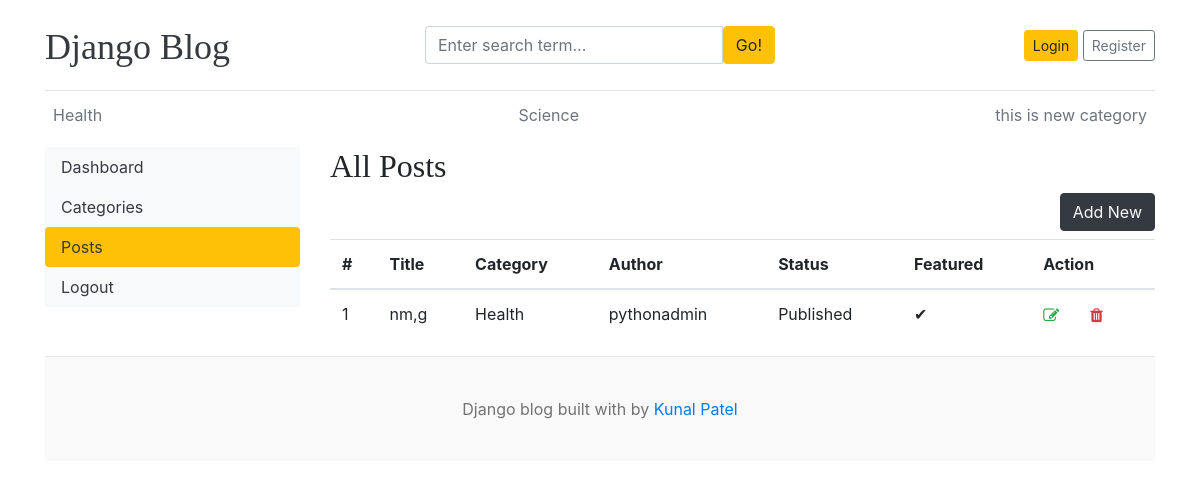
The app's page /dashboard/posts/ with its own data.
### blogs/models.py (models this page shows, shortened)
class Category(models.Model):
    category_name = models.CharField(max_length=50, unique=True)
    created_at = models.DateTimeField(auto_now_add=True)
    updated_at = models.DateTimeField(auto_now=True)
    class Meta:
        verbose_name_plural = 'categories'
    def __str__(self):
        return self.category_name

class Blog(models.Model):
    title = models.CharField(max_length=100)
    slug = models.SlugField(max_length=150, unique=True, blank=True)
    category = models.ForeignKey(Category, on_delete=models.CASCADE)
    author = models.ForeignKey(User, on_delete=models.CASCADE)
    featured_image = models.ImageField(upload_to='uploads/%Y/%m/%d')
    short_description = models.TextField(max_length=500)
    blog_body = models.TextField(max_length=2000)
    status = models.CharField(max_length=20, choices=STATUS_CHOICES, default="Draft")
    is_featured = models.BooleanField(default=False)
    created_at = models.DateTimeField(auto_now_add=True)
    updated_at = models.DateTimeField(auto_now=True)

### dashboards/views.py (the view)
# urls.py: path('posts/', views.posts, name='posts'),
def posts(request):
    posts = Blog.objects.all()
    context = {
        'posts': posts,
    }
    return render(request, 'dashboard/posts.html', context)

### blogs/context_processors.py (called while the page is built)
def get_categories(request):
    categories = Category.objects.all()
    return dict(categories=categories)

def get_social_links(request):
    social_links  = SocialLink.objects.all()
    return dict(social_links=social_links)

### templates/dashboard/posts.html (shortened to what this page needs)
{% extends 'base.html' %}
{% block content %}
<div class="row">
  {% include 'dashboard/sidebar.html' %}
  <div class="col-md-9">
    <h2>All Posts</h2>
    <a href="{% url 'add_post' %}" class="btn btn-dark text-light float-right mb-2">Add New</a>
    <table class="table table-hover">
      <thead>
        <tr>
          <th>#</th>
          <th>Title</th>
          <th>Category</th>
          <th>Author</th>
          <th>Status</th>
          <th>Featured</th>
          <th>Action</th>
        </tr>
      </thead>
      <tbody>
        {% for post in posts %}
        <tr>
          <td>{{ forloop.counter }}</td>
          <td>{{ post.title }}</td>
          <td>{{ post.category }}</td>
          <td>{{ post.author }}</td>
          <td>{{ post.status }}</td>
          <td>{% if post.is_featured %}✔{% else %}✘{% endif %}</td>
          <td>
            <a href="{% url 'edit_post' post.id %}">
              <i class="fa fa-edit text-success"></i>
            </a>
            <form action="{% url 'delete_post' post.id %}" method="post" style="display:inline;">
              <button type="submit" style="border:none; background:none;">
                <i class="fa fa-trash text-danger"></i>
              </button>
            </form>
          </td>
        </tr>
        {% empty %}
        <tr>
          <td colspan="7" class="text-center">No posts found.</td>
        </tr>
        {% endfor %}
      </tbody>
    </table>
  </div>
</div>
{% endblock %}

### templates/base.html (shortened to what this page needs)
{% load static %}
<!DOCTYPE html>
<html lang="en">
<head>
    <link href="https://getbootstrap.com/docs/4.0/dist/css/bootstrap.min.css" rel="stylesheet">
    <link href="{% static 'css/blog.css' %}" rel="stylesheet">
    <link rel="stylesheet" href="https://cdnjs.cloudflare.com/ajax/libs/font-awesome/4.7.0/css/font-awesome.min.css">
</head>
<body>
    <div class="container">
      <header class="blog-header py-3">
        <div class="row flex-nowrap justify-content-between align-items-center">
          <div class="col-4 pt-1">
            <a class="blog-header-logo text-dark" href="/">Django Blog</a>
          </div>
          <div class="col-4">
            <form action="{% url 'search' %}" method="GET">
                <div class="input-group">
                    <input class="form-control" type="text"  name="keyword" placeholder="Enter search term..." aria-label="Enter search term..." aria-describedby="button-search" />
                    <button type="submit" class="btn btn-warning" id="button-search" type="button">Go!</button>
                  </div>
            </form>
          </div>
        <div class="col-4 d-flex justify-content-end align-items-center">
    {% if not user.is_authenticated %}
    <a class="btn btn-sm btn-warning" href="{% url 'login' %}">Login</a> &nbsp;
    <a class="btn btn-sm btn-outline-secondary" href="{% url 'register' %}">Register</a>
    {% else %}
    <span><a href="{% url 'dashboard' %}">Dashboard</a></span>
    &emsp;
    <span><a href="{% url 'logout' %}">Logout</a></span>
    {% endif %}
</div>
        </div>
      </header>
      <div class="nav-scroller py-1 mb-2">
        <nav class="nav d-flex justify-content-between">
          {% for cat in categories %}
          <a class="p-2 text-muted" href="{% url 'posts_by_category' cat.id %}">{{ cat.category_name }}</a>
          {% endfor %}
        </nav>
      </div>
      {% block content %}
      {% endblock %}
    <footer class="blog-footer">
      <p>Django blog built with by <a href="#">Kunal Patel</a></p>
    </footer>
    </body>
</html>

### blog_main/static/css/blog.css (style rules this page uses)
.blog-header { border-bottom: 1px solid #e5e5e5; }
.blog-header-logo { font-family: "Playfair Display", Georgia, "Times New Roman", serif; font-size: 2.25rem; }
h1, h2, h3, h4, h5, h6 { font-family: "Playfair Display", Georgia, "Times New Roman", serif; }
.blog-footer { padding: 2.5rem 0; color: #727272; text-align: center; background-color: #f9f9f9; border-top: .05rem solid #e5e5e5; }
.blog-footer p:last-child { margin-bottom: 0; }

### records on screen
Category: category_name "Health"
Category: category_name "Science"
Category: category_name "this is new category"
Blog: title "nm,g", category "Health", author "pythonadmin", status "Published"
